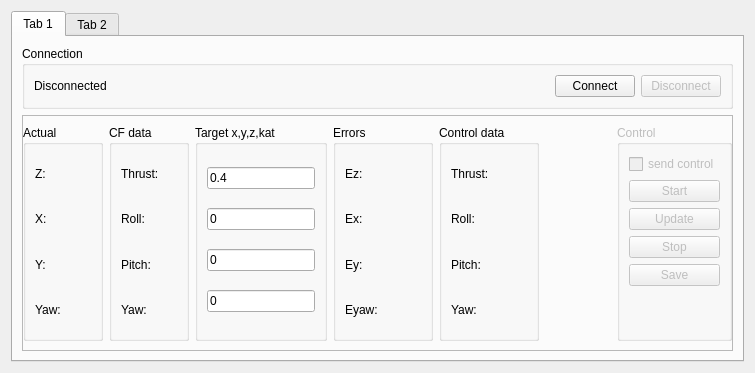
<?xml version="1.0" encoding="UTF-8"?>
<ui version="4.0">
 <class>Dron</class>
 <widget class="QWidget" name="Dron">
  <property name="geometry">
   <rect>
    <x>0</x>
    <y>0</y>
    <width>755</width>
    <height>373</height>
   </rect>
  </property>
  <property name="windowTitle">
   <string>Dron</string>
  </property>
  <layout class="QVBoxLayout" name="verticalLayout">
   <item>
    <widget class="QTabWidget" name="tabWidget">
     <property name="currentIndex">
      <number>0</number>
     </property>
     <widget class="QWidget" name="tab">
      <attribute name="title">
       <string>Tab 1</string>
      </attribute>
      <layout class="QGridLayout" name="gridLayout">
       <item row="1" column="0">
        <widget class="QGroupBox" name="gb_connection">
         <property name="sizePolicy">
          <sizepolicy hsizetype="Preferred" vsizetype="Fixed">
           <horstretch>0</horstretch>
           <verstretch>0</verstretch>
          </sizepolicy>
         </property>
         <property name="title">
          <string>Connection</string>
         </property>
         <layout class="QHBoxLayout" name="horizontalLayout_4">
          <item>
           <widget class="QLabel" name="l_conn">
            <property name="sizePolicy">
             <sizepolicy hsizetype="Preferred" vsizetype="Fixed">
              <horstretch>0</horstretch>
              <verstretch>0</verstretch>
             </sizepolicy>
            </property>
            <property name="text">
             <string>Disconnected</string>
            </property>
           </widget>
          </item>
          <item>
           <spacer name="horizontalSpacer_4">
            <property name="orientation">
             <enum>Qt::Horizontal</enum>
            </property>
            <property name="sizeHint" stdset="0">
             <size>
              <width>40</width>
              <height>20</height>
             </size>
            </property>
           </spacer>
          </item>
          <item>
           <widget class="QPushButton" name="pb_conn_2">
            <property name="enabled">
             <bool>true</bool>
            </property>
            <property name="text">
             <string>Connect</string>
            </property>
           </widget>
          </item>
          <item>
           <widget class="QPushButton" name="pb_disc_2">
            <property name="enabled">
             <bool>false</bool>
            </property>
            <property name="text">
             <string>Disconnect</string>
            </property>
           </widget>
          </item>
         </layout>
        </widget>
       </item>
       <item row="2" column="0">
        <widget class="QFrame" name="frame_2">
         <property name="frameShape">
          <enum>QFrame::StyledPanel</enum>
         </property>
         <property name="frameShadow">
          <enum>QFrame::Raised</enum>
         </property>
         <layout class="QHBoxLayout" name="horizontalLayout_3">
          <property name="leftMargin">
           <number>0</number>
          </property>
          <property name="rightMargin">
           <number>0</number>
          </property>
          <item>
           <widget class="QGroupBox" name="gb_actual_2">
            <property name="minimumSize">
             <size>
              <width>80</width>
              <height>0</height>
             </size>
            </property>
            <property name="title">
             <string>Actual</string>
            </property>
            <layout class="QVBoxLayout" name="verticalLayout_8">
             <item>
              <widget class="QLabel" name="l_z_2">
               <property name="text">
                <string>Z: </string>
               </property>
              </widget>
             </item>
             <item>
              <widget class="QLabel" name="l_x_2">
               <property name="text">
                <string>X: </string>
               </property>
              </widget>
             </item>
             <item>
              <widget class="QLabel" name="l_y_2">
               <property name="text">
                <string>Y: </string>
               </property>
              </widget>
             </item>
             <item>
              <widget class="QLabel" name="l_theta_2">
               <property name="text">
                <string>Yaw: </string>
               </property>
              </widget>
             </item>
            </layout>
           </widget>
          </item>
          <item>
           <widget class="QGroupBox" name="groupBox_3">
            <property name="minimumSize">
             <size>
              <width>80</width>
              <height>0</height>
             </size>
            </property>
            <property name="title">
             <string>CF data</string>
            </property>
            <layout class="QVBoxLayout" name="verticalLayout_9">
             <item>
              <widget class="QLabel" name="l_vz_2">
               <property name="text">
                <string>Thrust:</string>
               </property>
              </widget>
             </item>
             <item>
              <widget class="QLabel" name="l_vx_2">
               <property name="text">
                <string>Roll:</string>
               </property>
              </widget>
             </item>
             <item>
              <widget class="QLabel" name="l_vy_2">
               <property name="text">
                <string>Pitch:</string>
               </property>
              </widget>
             </item>
             <item>
              <widget class="QLabel" name="l_vtheta_2">
               <property name="text">
                <string>Yaw:</string>
               </property>
              </widget>
             </item>
            </layout>
           </widget>
          </item>
          <item>
           <widget class="QGroupBox" name="gb_target_2">
            <property name="enabled">
             <bool>true</bool>
            </property>
            <property name="title">
             <string>Target x,y,z,kat</string>
            </property>
            <layout class="QVBoxLayout" name="verticalLayout_10">
             <item>
              <widget class="QLineEdit" name="en_z_2">
               <property name="text">
                <string>0.4</string>
               </property>
              </widget>
             </item>
             <item>
              <widget class="QLineEdit" name="en_x_2">
               <property name="text">
                <string>0</string>
               </property>
              </widget>
             </item>
             <item>
              <widget class="QLineEdit" name="en_y_2">
               <property name="text">
                <string>0</string>
               </property>
              </widget>
             </item>
             <item>
              <widget class="QLineEdit" name="en_theta_2">
               <property name="text">
                <string>0</string>
               </property>
              </widget>
             </item>
            </layout>
           </widget>
          </item>
          <item>
           <widget class="QGroupBox" name="groupBox_4">
            <property name="minimumSize">
             <size>
              <width>100</width>
              <height>0</height>
             </size>
            </property>
            <property name="title">
             <string>Errors</string>
            </property>
            <layout class="QVBoxLayout" name="verticalLayout_11">
             <item>
              <widget class="QLabel" name="l_thrust_a_2">
               <property name="text">
                <string>Ez:</string>
               </property>
              </widget>
             </item>
             <item>
              <widget class="QLabel" name="l_roll_a_2">
               <property name="text">
                <string>Ex:</string>
               </property>
              </widget>
             </item>
             <item>
              <widget class="QLabel" name="l_pitch_a_2">
               <property name="text">
                <string>Ey:</string>
               </property>
              </widget>
             </item>
             <item>
              <widget class="QLabel" name="l_yaw_a_2">
               <property name="text">
                <string>Eyaw:</string>
               </property>
              </widget>
             </item>
            </layout>
           </widget>
          </item>
          <item>
           <widget class="QGroupBox" name="gb_ctrl_data_2">
            <property name="minimumSize">
             <size>
              <width>100</width>
              <height>0</height>
             </size>
            </property>
            <property name="title">
             <string>Control data</string>
            </property>
            <layout class="QVBoxLayout" name="verticalLayout_12">
             <item>
              <widget class="QLabel" name="l_thrust_2">
               <property name="text">
                <string>Thrust: </string>
               </property>
              </widget>
             </item>
             <item>
              <widget class="QLabel" name="l_roll_2">
               <property name="text">
                <string>Roll:</string>
               </property>
              </widget>
             </item>
             <item>
              <widget class="QLabel" name="l_pitch_2">
               <property name="text">
                <string>Pitch:</string>
               </property>
              </widget>
             </item>
             <item>
              <widget class="QLabel" name="l_yaw_2">
               <property name="text">
                <string>Yaw:</string>
               </property>
              </widget>
             </item>
            </layout>
           </widget>
          </item>
          <item>
           <spacer name="horizontalSpacer_3">
            <property name="orientation">
             <enum>Qt::Horizontal</enum>
            </property>
            <property name="sizeHint" stdset="0">
             <size>
              <width>40</width>
              <height>20</height>
             </size>
            </property>
           </spacer>
          </item>
          <item>
           <widget class="QGroupBox" name="gb_control_2">
            <property name="enabled">
             <bool>false</bool>
            </property>
            <property name="title">
             <string>Control</string>
            </property>
            <layout class="QVBoxLayout" name="verticalLayout_13">
             <item>
              <widget class="QCheckBox" name="cb_sendCtrl">
               <property name="text">
                <string>send control</string>
               </property>
               <property name="checked">
                <bool>false</bool>
               </property>
              </widget>
             </item>
             <item>
              <widget class="QPushButton" name="pb_start_2">
               <property name="enabled">
                <bool>false</bool>
               </property>
               <property name="text">
                <string>Start</string>
               </property>
              </widget>
             </item>
             <item>
              <widget class="QPushButton" name="pb_update_2">
               <property name="enabled">
                <bool>false</bool>
               </property>
               <property name="text">
                <string>Update</string>
               </property>
              </widget>
             </item>
             <item>
              <widget class="QPushButton" name="pb_stop_2">
               <property name="enabled">
                <bool>false</bool>
               </property>
               <property name="text">
                <string>Stop</string>
               </property>
              </widget>
             </item>
             <item>
              <widget class="QPushButton" name="pb_save">
               <property name="text">
                <string>Save</string>
               </property>
              </widget>
             </item>
             <item>
              <spacer name="verticalSpacer">
               <property name="orientation">
                <enum>Qt::Vertical</enum>
               </property>
               <property name="sizeHint" stdset="0">
                <size>
                 <width>20</width>
                 <height>40</height>
                </size>
               </property>
              </spacer>
             </item>
            </layout>
           </widget>
          </item>
         </layout>
        </widget>
       </item>
      </layout>
     </widget>
     <widget class="QWidget" name="tab_2">
      <attribute name="title">
       <string>Tab 2</string>
      </attribute>
      <layout class="QGridLayout" name="gridLayout_2">
       <item row="0" column="0">
        <widget class="QTableWidget" name="table_log">
         <column>
          <property name="text">
           <string>Time</string>
          </property>
         </column>
         <column>
          <property name="text">
           <string>X,Y,Z,Yaw -cam</string>
          </property>
         </column>
         <column>
          <property name="text">
           <string>X,Y,Z,Yaw -errors</string>
          </property>
         </column>
         <column>
          <property name="text">
           <string>X,Y,Z,Yaw - V</string>
          </property>
         </column>
         <column>
          <property name="text">
           <string>TRPY-control</string>
          </property>
         </column>
         <column>
          <property name="text">
           <string>TRPY - dron</string>
          </property>
         </column>
         <column>
          <property name="text">
           <string>motors</string>
          </property>
         </column>
        </widget>
       </item>
      </layout>
     </widget>
    </widget>
   </item>
  </layout>
 </widget>
 <resources/>
 <connections/>
</ui>
